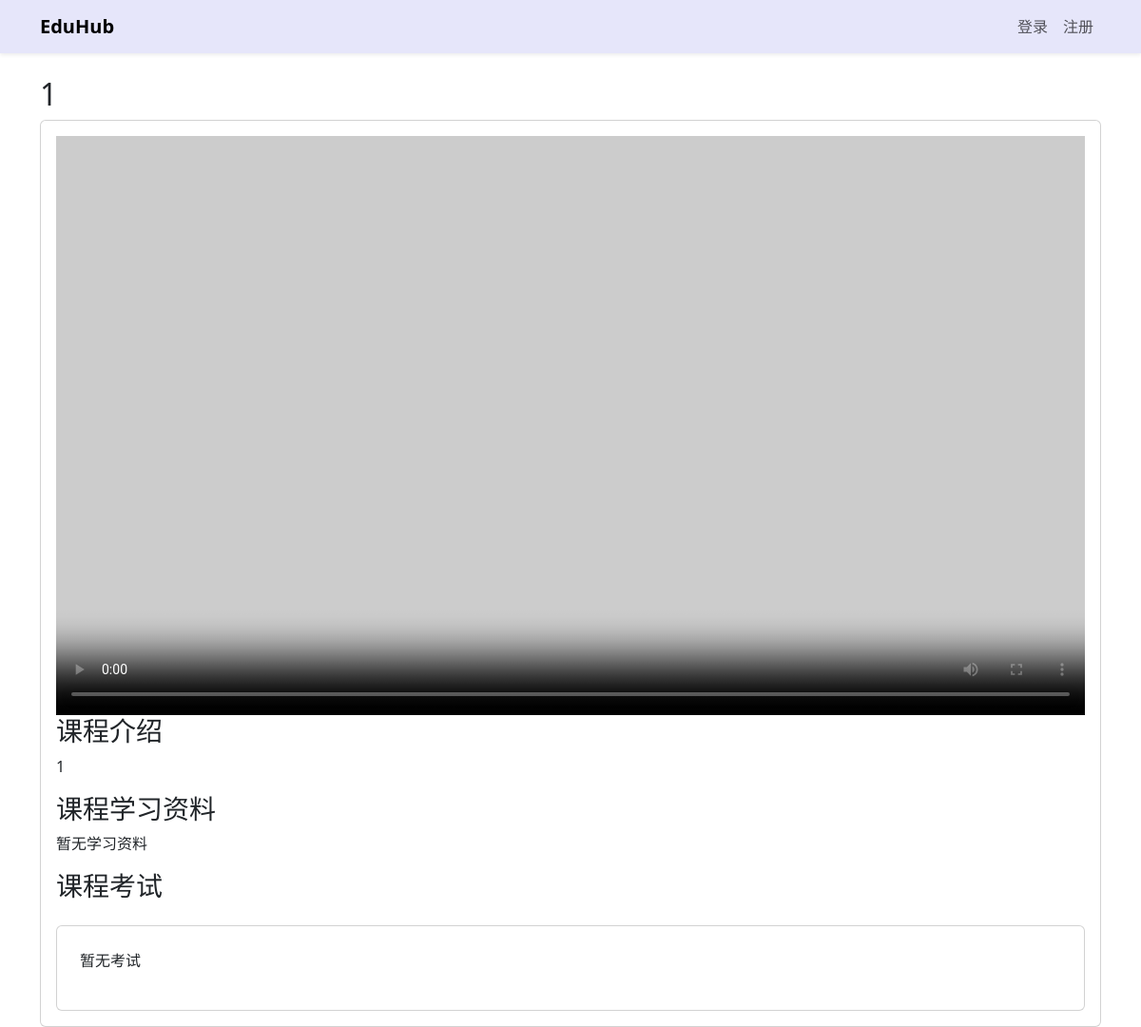
The page /course/1 on the database as committed earlier.
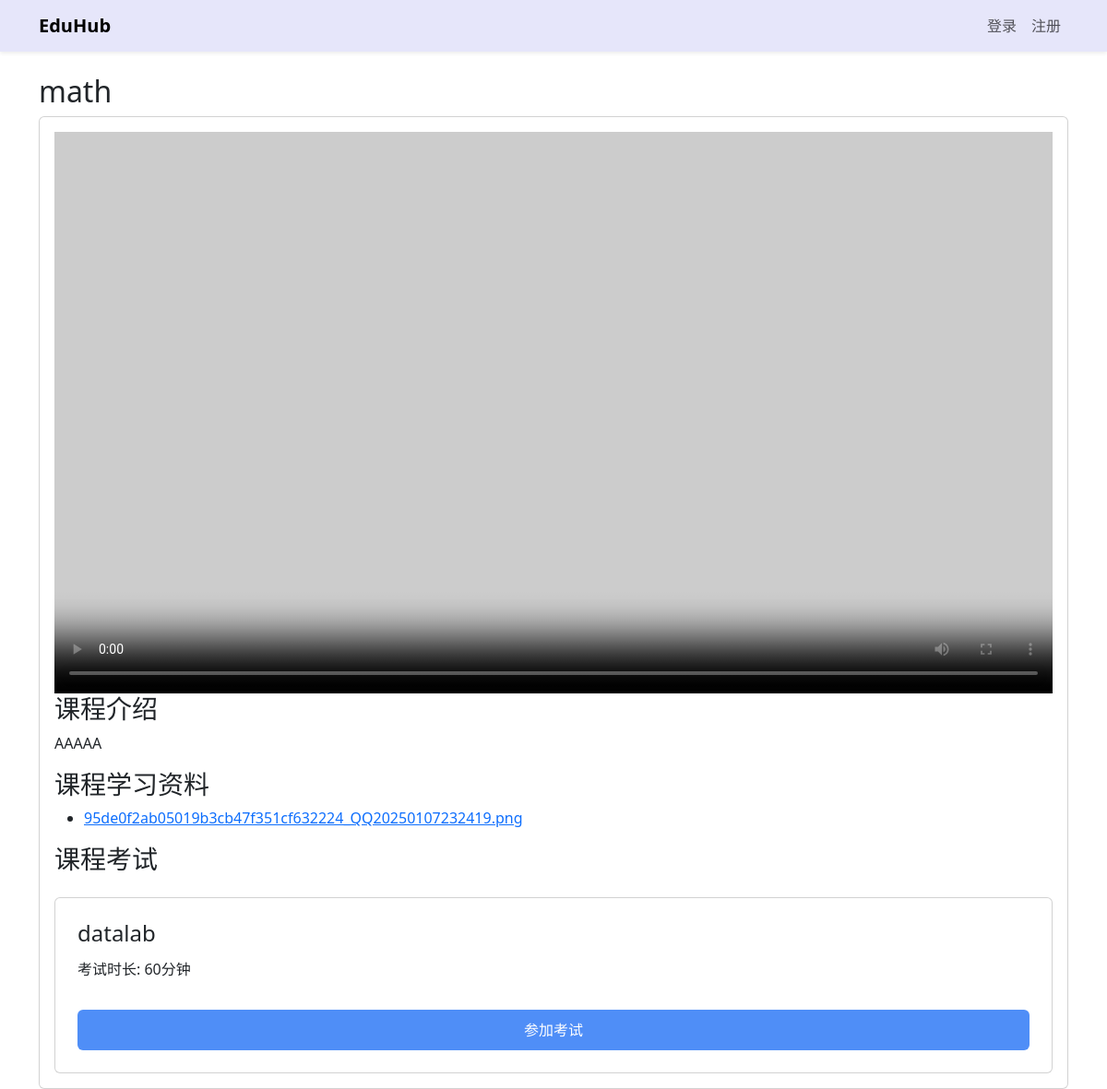
The same page on the database as committed later.
### models.py (models this page shows, shortened)
class Course(db.Model):
    id = db.Column(db.Integer, primary_key=True)
    title = db.Column(db.String(100), nullable=False)
    description = db.Column(db.Text)
    video_filename = db.Column(db.String(100), default='')  # 视频文件名
    upload_date = db.Column(db.DateTime, default=datetime.datetime.utcnow)
    teacher_id = db.Column(db.Integer, db.ForeignKey('user.id'), nullable=False)
    exams = db.relationship('Exam', backref='course', lazy=True)
    learning_materials = db.Column(db.Text)  # 存储JSON字符串，包含文件名和说明
    is_ended = db.Column(db.Boolean, default=False)  # 新增：课程是否已结束
    cover_image = db.Column(db.String(200))  # 新增：课程封面图片文件名

class Exam(db.Model):
    id = db.Column(db.Integer, primary_key=True)
    title = db.Column(db.String(100), nullable=False)
    course_id = db.Column(db.Integer, db.ForeignKey('course.id'), nullable=False)
    duration = db.Column(db.Integer, default=60)  # 考试时长（分钟）
    questions = db.relationship('Question', backref='exam', lazy=True)
    exam_results = db.relationship('ExamResult', backref='exam_of_result', lazy=True)

### main.py (the view)
@app.route('/course/<int:course_id>')
def course_detail(course_id):
    course = Course.query.get_or_404(course_id)
    material_files = []
    if course.learning_materials:
        try:
            material_files = json.loads(course.learning_materials)
        except Exception:
            material_files = []
    return render_template('course_detail.html', course=course, material_files=material_files)

### templates/course_detail.html (shortened to what this page needs)
{% extends "base.html" %}
{% block content %}
<h2>{{ course.title }}</h2>
<div class="card">
    <div class="card-body">
        <div class="video-container">
            {% if course.video_filename %}
            <video width="100%" controls poster="https://picsum.photos/800/450?random={{ course.id }}">
                <source src="{{ url_for('play_video', filename=course.video_filename) }}" type="video/mp4">
            </video>
            {% else %}
            <div class="p-6 text-center bg-gray-50 rounded-lg">
                <i class="fa fa-film text-4xl text-gray-300 mb-4"></i>
                <p class="text-gray-500">教师尚未上传课程视频</p>
            </div>
            {% endif %}
        </div>
        <div class="mt-6">
            <h3 class="text-lg font-semibold">课程介绍</h3>
            <p class="mt-2 text-gray-700">{{ course.description }}</p>
        </div>
        <div class="mt-6">
            <h3 class="text-lg font-semibold">课程学习资料</h3>
            {% if material_files %}
            <ul>
                {% for item in material_files %}
                <li>
                    <a href="{{ url_for('download_materials', filename=item.filename) }}" target="_blank">{{ item.filename }}</a>
                </li>
                {% endfor %}
            </ul>
            {% else %}
            <p class="text-gray-500">暂无学习资料</p>
            {% endif %}
        </div>
        <div class="mt-6">
            <h3 class="text-lg font-semibold">课程考试</h3>
            <div class="mt-4 grid grid-cols-1 md:grid-cols-2 gap-4">
                {% for exam in course.exams %}
                <div class="card p-4">
                    <h4 class="font-medium">{{ exam.title }}</h4>
                    <p class="text-sm text-gray-500 mt-1">考试时长: {{ exam.duration }}分钟</p>
                    <a href="{{ url_for('student_exams') }}" class="mt-3 inline-block btn btn-sm">参加考试</a>
                </div>
                {% else %}
                <div class="card p-4">
                    <p class="text-gray-500">暂无考试</p>
                </div>
                {% endfor %}
            </div>
        </div>
    </div>
</div>
{% endblock %}

### templates/base.html (shortened to what this page needs)
<html lang="zh-CN">
<head>
    <link href="https://cdn.jsdelivr.net/npm/bootstrap@5.3.0/dist/css/bootstrap.min.css" rel="stylesheet">
    <link rel="stylesheet" href="{{ url_for('static', filename='styles.css') }}">
</head>
<body>
<nav class="navbar navbar-expand-lg navbar-light bg-light shadow-sm mb-4">
  <div class="container">
    <a class="navbar-brand fw-bold" href="{{ url_for('index') }}">
       EduHub
    </a>
    <div class="collapse navbar-collapse" id="navbarNav">
      <ul class="navbar-nav ms-auto">
        {% if current_user.is_authenticated %}
          <li class="nav-item">
            <a class="nav-link {% if request.endpoint == 'index' %}active{% endif %}" href="{{ url_for('index') }}">首页</a>
          </li>
          <li class="nav-item">
            <a class="nav-link {% if request.endpoint == 'course_forum' %}active{% endif %}" href="{{ url_for('course_forum') }}">论坛</a>
          </li>
          {% if current_user.role == 'teacher' %}
            <li class="nav-item">
              <a class="nav-link {% if request.endpoint.startswith('teacher_') %}active{% endif %}" href="{{ url_for('teacher_dashboard') }}">教师中心</a>
            </li>
          {% else %}
            <li class="nav-item">
              <a class="nav-link {% if request.endpoint.startswith('student_') %}active{% endif %}" href="{{ url_for('student_courses') }}">我的课程</a>
            </li>
          {% endif %}
          <li class="nav-item">
            <a class="nav-link" href="{{ url_for('logout') }}">退出</a>
          </li>
        {% else %}
          <li class="nav-item">
            <a class="nav-link {% if request.endpoint == 'login' %}active{% endif %}" href="{{ url_for('login') }}">登录</a>
          </li>
          <li class="nav-item">
            <a class="nav-link {% if request.endpoint == 'register' %}active{% endif %}" href="{{ url_for('register') }}">注册</a>
          </li>
        {% endif %}
      </ul>
    </div>
  </div>
</nav>
<div class="container">
  {% block content %}{% endblock %}
</div>
</body>
</html>

### static/styles.css (style rules this page uses)
.btn { background-color: #4F8EF7; color: #fff; border: none; padding: 10px 28px; border-radius: 6px; font-size: 16px; cursor: pointer; transition: background 0.2s; }
.navbar { background-color: #e6e6fa !important; }

Rows that differ between the two databases and show on the page:
changed Course: title "1" → "math"; description "1" → "AAAAA"
now on this page (row edited): Exam: title "datalab", duration "60"
Other text that changed with them:
new list line: "95de0f2ab05019b3cb47f351cf632224_QQ20250107232419.png"
text no longer shown: "暂无学习资料 暂无考试"
